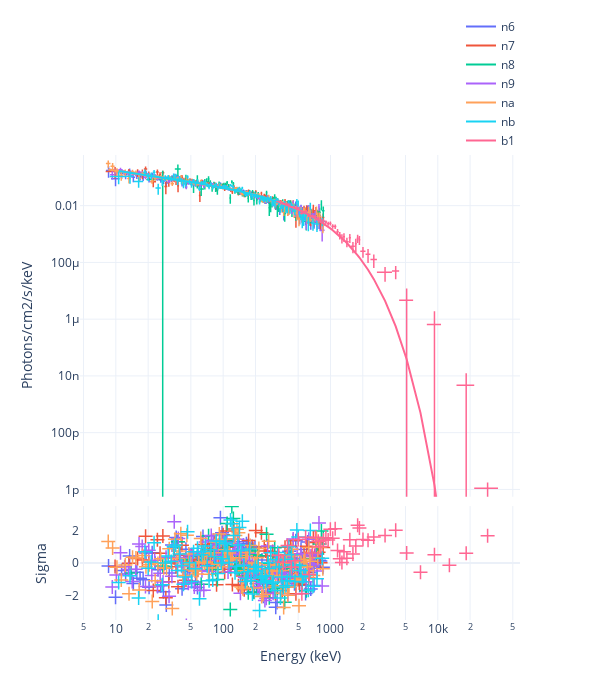

Notebook source saved alongside this figure:
### Code cell
fig = Plot.infer(post, style='NE')
fig.save(f'{savepath}/phtspec')
